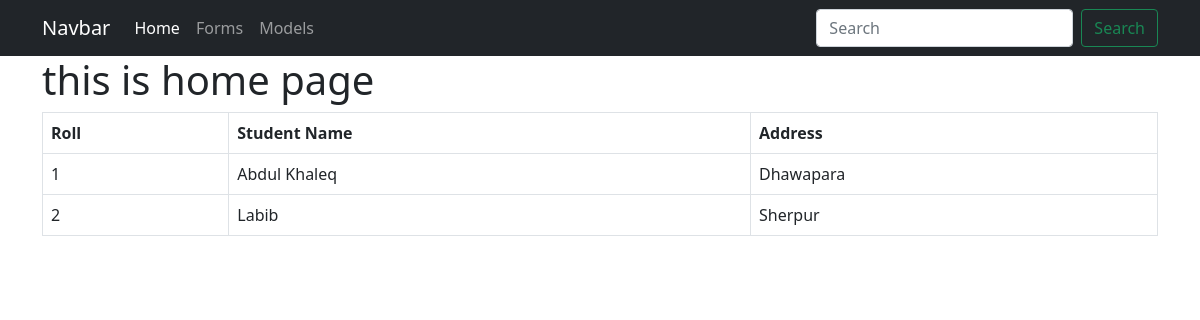
Before: / with the older database file.
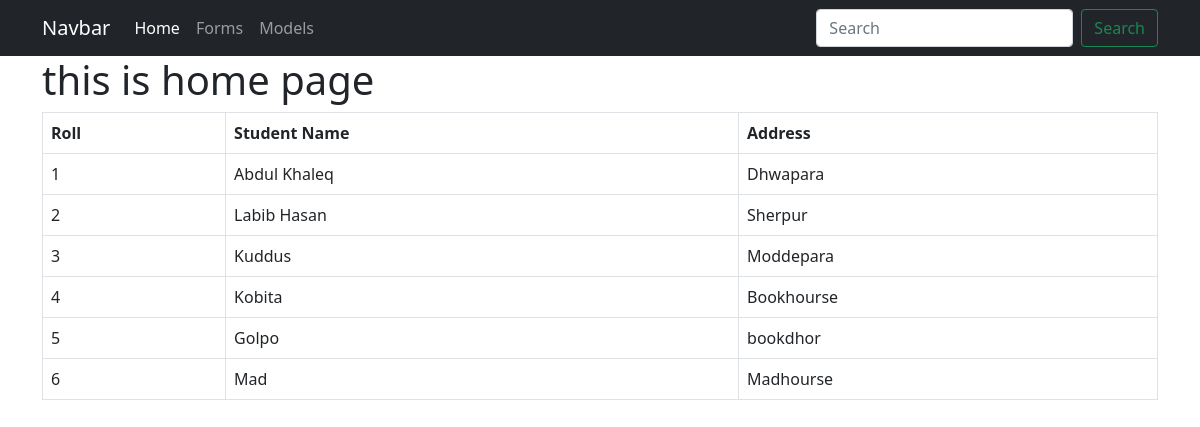
After: the same page with the newer database file.
### app/models.py (models this page shows, shortened)
class Student(models.Model):
    name = models.CharField(max_length=20)
    roll = models.IntegerField(primary_key=True)
    address = models.TextField()

### app/views.py (the view)
# urls.py: path('', views.home, name='homepage'),
def home(request):
    students = Student.objects.all()
    return render(request, 'home.html', {'data': students})

### app/templates/home.html
{% extends "base.html" %} {% block content %}
<div class="container">
  <h1>this is home page</h1>
  {% if data %}
  <table class="table table-bordered">
    <thead>
      <tr>
        <th scope="col">Roll</th>
        <th scope="col">Student Name</th>
        <th scope="col">Address</th>
      </tr>
    </thead>
    <tbody>
      {% for st in data %}
      <tr>
        <td>{{st.roll}}</td>
        <td>{{st.name}}</td>
        <td>{{st.address}}</td>
      </tr>
      {%endfor%}
    </tbody>
  </table>
  {% else %}
  <h3>No data available to show</h3>
  {% endif%}
</div>
{% endblock content %}

### templates/base.html (shortened to what this page needs)
<!DOCTYPE html>
<html lang="en">
<head>
  <link href="https://cdn.jsdelivr.net/npm/bootstrap@5.0.2/dist/css/bootstrap.min.css" rel="stylesheet"
 />
</head>
<body>
  <header>
    <nav class="navbar navbar-expand-lg navbar-dark bg-dark">
      <div class="container">
        <a class="navbar-brand" href="{% url 'homepage'%}">Navbar</a>
        <div class="collapse navbar-collapse" id="navbarSupportedContent">
          <ul class="navbar-nav me-auto mb-2 mb-lg-0">
            <li class="nav-item">
              <a class="nav-link active" aria-current="page" href="{% url 'homepage'%}">Home</a>
            </li>
            <li class="nav-item">
              <a class="nav-link" href="{% url 'form'%}">Forms</a>
            </li>
            <li class="nav-item">
              <a class="nav-link" href="{% url 'model'%}">Models</a>
            </li>
          </ul>
          <form class="d-flex">
            <input class="form-control me-2" type="search" placeholder="Search" aria-label="Search" />
            <button class="btn btn-outline-success" type="submit">
              Search
            </button>
          </form>
        </div>
      </div>
    </nav>
  </header>
  {% block content %}{% endblock content %}
</body>
</html>

Changed rows visible on the page:
changed Student "Abdul Khaleq": address "Dhawapara" → "Dhwapara"
changed Student "Sherpur": name "Labib" → "Labib Hasan"
added Student: roll "3", name "Kuddus", address "Moddepara"
added Student: roll "4", name "Kobita", address "Bookhourse"
added Student: roll "5", name "Golpo", address "bookdhor"
added Student: roll "6", name "Mad", address "Madhourse"
